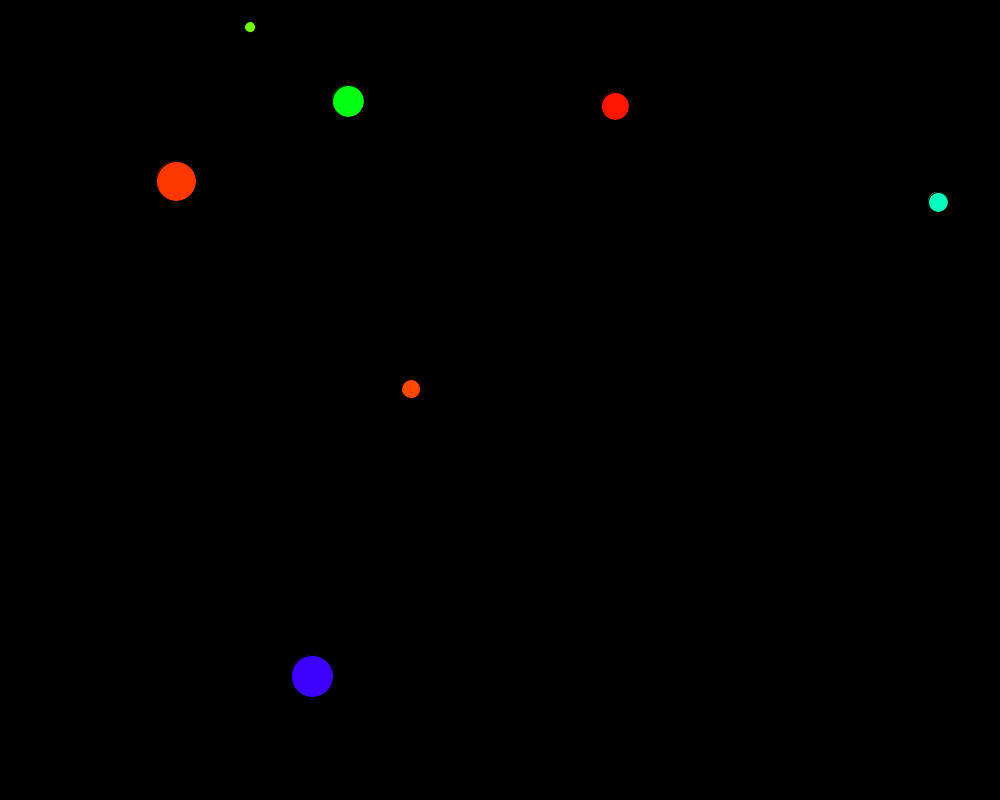
Frame 1 (no input)
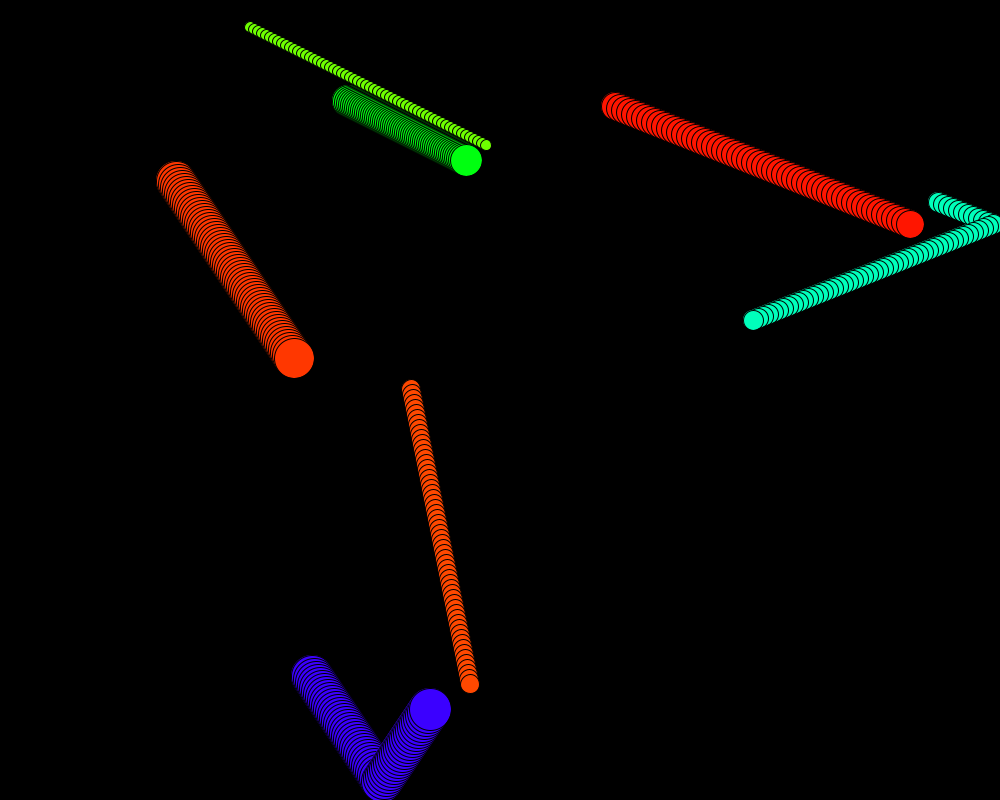
Frame 60 (the mouse pressed at the canvas centre just before this capture)
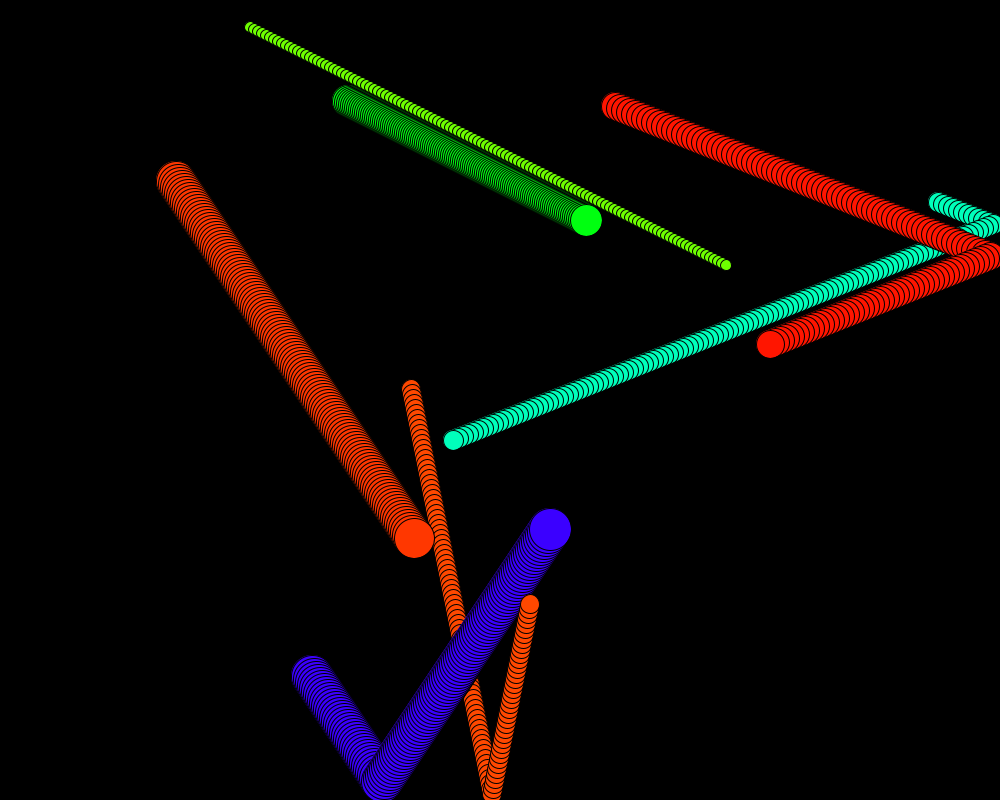
Frame 120 (the mouse held since frame 60 and released just before this capture)

The Processing sketch that drew these frames (run headless with seeded random() and noise(); from frame 60 on, the mouse is pressed at the canvas centre):

// Processing sketch: SK06
// ── SK06.pde
// Bouncing ball using ball object
int nBalls = int(random(1, 11)); // Generate 1 to 10 ball objects
Ball b[] = new Ball[nBalls];
boolean frozen = false;


// Function to setup screen
void setup()
{
  size(1000, 800);  // Size of screen
  colorMode(HSB, 360, 100, 100);  // Using HSB color modle 
  print(nBalls);    // Print to console the number of balls
  background(0);    // Set background to black
 
   for (int i = 0; i < b.length; i++)
   {
     b[i] = new Ball();
   }
}


// Function to draw objects. Loops at 60Hz
void draw()
{ 
  // Loop to draw the random number of balls
  for (int i = 0; i < b.length; i++)
  {
    b[i].move();
    b[i].display();
  }
}

// Function to clear screen upon key release of the 'c' key 
void keyReleased()
{
  if (key == 'c')
  {
    background(0);
  }
  
  // Check to freeze screen
  if (key == 'f')
  {
    if (frozen)
    {
      frozen = false;
      loop();
    }
    else
    {
      frozen = true;
      noLoop();
    }
  } //end if
}

// ── Ball.pde
// Ball Class
class Ball
{
  // Ball characteristics
  int xPos, yPos, radius;
  int xSpeed, ySpeed;
  color ballColor;

  // Function to generate a ball with random characteristics
  Ball()
  {
    radius = int(random(10, 51));   // Radius will be random between 10 and 50.
    xPos = int(random(radius, width - radius));
    yPos = int(random(radius, height - radius));
    xSpeed = int(random(1, 6));
    ySpeed = int(random(1, 6));
    int hue = int(random(0, 360));
    int saturation = 100; //int(random(0, 100));
    int brightness = 100; //int(random(0, 100));
    ballColor = color(hue, saturation, brightness);
  }
  
  // Function to move ball
  void move()
  {
    xPos += xSpeed;
    yPos += ySpeed;
    
    // Check to see if ball needs to change directions
    if (xPos > (width - radius/2) || xPos < radius/2)
    {
      xSpeed = -xSpeed;
    }
    else if (yPos > (height - radius/2) || yPos < radius/2)
    {
      ySpeed = -ySpeed;
    }
  }
  
  // Function to display ball
  void display()
  {
    fill(ballColor);
    circle(xPos, yPos, radius);
  }
}
